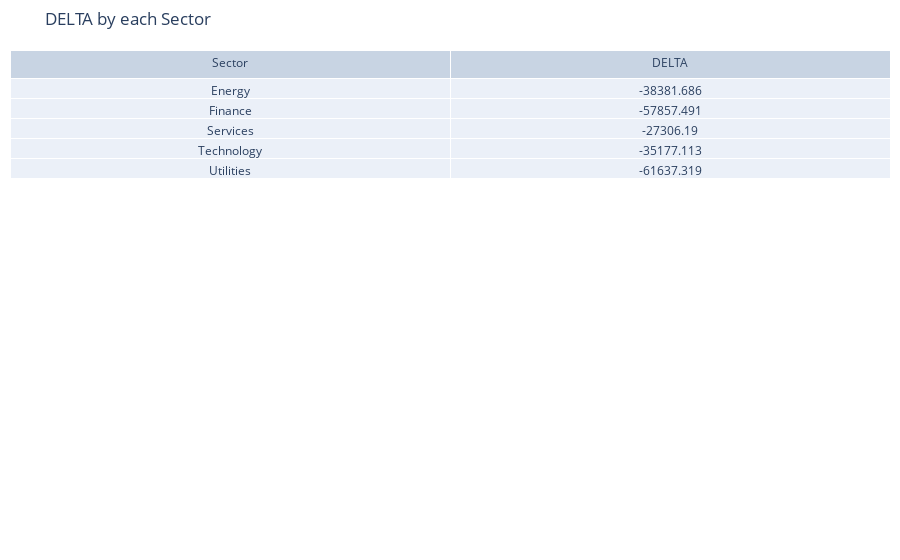

Notebook code for this chart:
### Markdown cell above
#### Table that shows DELTA by each sector

### Code cell
tables_show([positions_all_view.groupby(by="Sector").agg({"DELTA": 'mean'})], titles=["DELTA by each Sector"])

### Figure 1 — Plotly figure (JSON) as saved in the notebook; plotly's stock layout.template omitted (floating-point values rounded to 4 significant figures)
{"data": [{"cells": {"values": [["Energy", "Finance", "Services", "Technology", "Utilities"], [-38380.0, -57860.0, -27310.0, -35180.0, -61640.0]]}, "header": {"values": ["Sector", "DELTA"]}, "type": "table"}], "layout": {"margin": {"b": 10, "l": 10, "r": 10, "t": 50}, "title": {"text": "DELTA by each Sector"}}}
